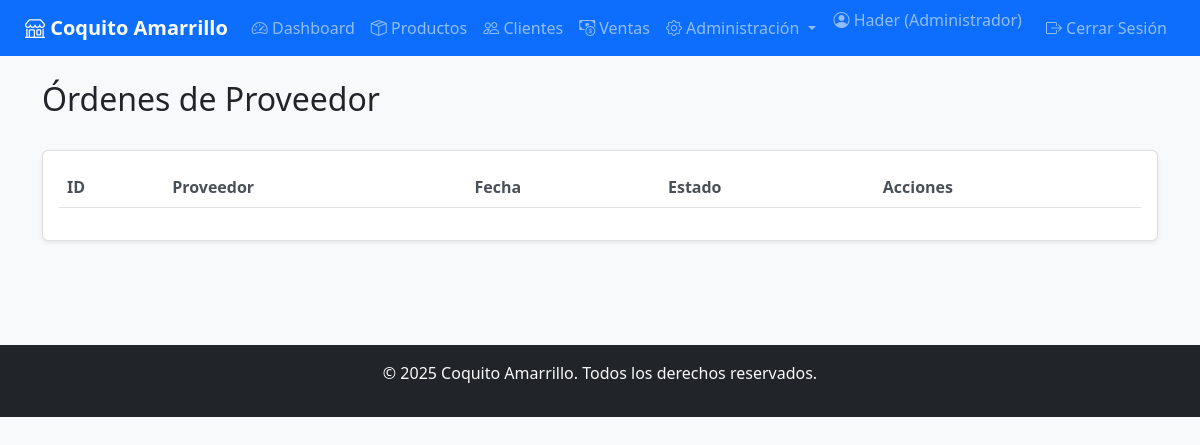
The app's page /suppliers/orders (signed in), older data.
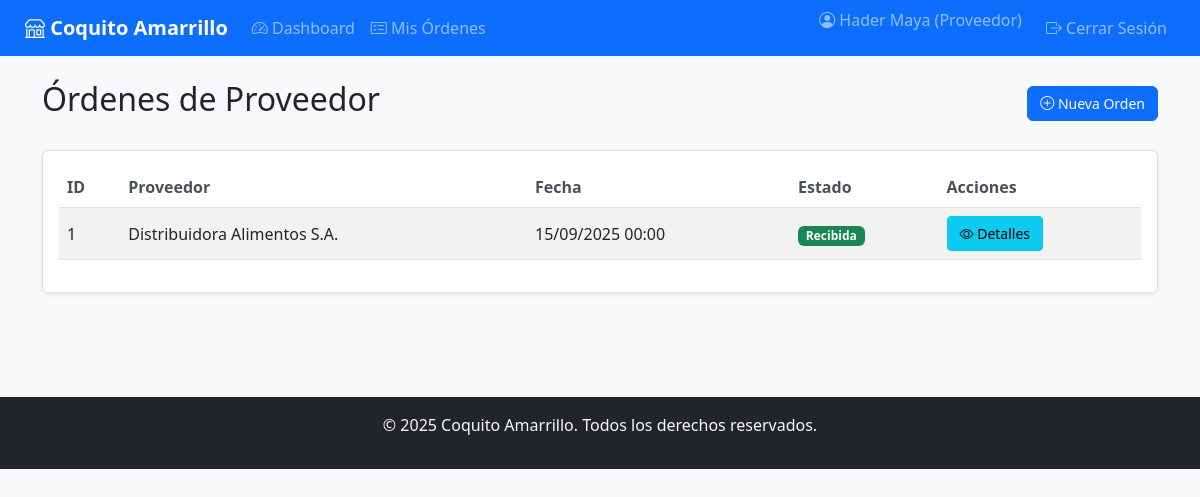
The same page, newer data.
### app/models/user.py (models this page shows, shortened)
class User(UserMixin, db.Model):
    __tablename__ = 'usuarios'
    id_usuario = db.Column(db.Integer, primary_key=True)
    nombre = db.Column(db.String(100), nullable=False)
    email = db.Column(db.String(100), nullable=False, unique=True)
    _password_hash = db.Column('password', db.String(255), nullable=False)
    rol_id = db.Column(db.Integer, db.ForeignKey('roles.id_rol'), nullable=False)
    activo = db.Column(db.Boolean, default=True)  # Campo para soft delete
    fecha_eliminacion = db.Column(db.DateTime)    # Fecha de desactivación
    fecha_registro = db.Column(db.DateTime)
    rol = relationship('Role', back_populates='usuarios')
    empleado_asociado = relationship('Staff', back_populates='usuario', uselist=False)
    @property
    def password(self):
        raise AttributeError('La contraseña no es legible')
    @password.setter
    def password(self, raw_password):
        self.validate_password_strength(raw_password)
        self._password_hash = bcrypt.generate_password_hash(raw_password).decode('utf-8')

### app/models/role.py (models this page shows, shortened)
class Role(db.Model):
    __tablename__ = 'roles'
    id_rol = db.Column(db.Integer, primary_key=True)
    nombre = db.Column(db.String(50), nullable=False, unique=True)
    descripcion = db.Column(db.String(150))
    activo = db.Column(db.Boolean, default=True)
    fecha_eliminacion = db.Column(db.DateTime)
    usuarios = relationship('User', back_populates='rol', cascade='save-update, merge')

### app/models/supplier_order.py (models this page shows, shortened)
class SupplierOrder(db.Model):
    __tablename__ = 'ordenes_proveedor'
    id_orden_proveedor = db.Column(db.Integer, primary_key=True)
    fecha = db.Column(db.DateTime, nullable=False, default=datetime.utcnow)
    estado = db.Column(db.String(50), nullable=False, default='pendiente')
    proveedor_id = db.Column(db.Integer, db.ForeignKey('proveedores.id_proveedor'), nullable=False)
    proveedor = relationship('Supplier', back_populates='ordenes')
    productos = relationship('SupplierOrderProduct', back_populates='orden')

### app/models/supplier.py (models this page shows, shortened)
class Supplier(db.Model):
    __tablename__ = 'proveedores'
    id_proveedor = db.Column(db.Integer, primary_key=True)
    nombre = db.Column(db.String(100), nullable=False)
    contacto = db.Column(db.String(100))
    ciudad_id = db.Column(db.Integer, db.ForeignKey('ciudades.id_ciudad'))
    activo = db.Column(db.Boolean, default=True)
    fecha_eliminacion = db.Column(db.DateTime)
    usuario_id = db.Column(db.Integer, db.ForeignKey('usuarios.id_usuario'))
    ciudad = relationship('City', back_populates='proveedores')
    productos = relationship('Product', back_populates='proveedor')
    ordenes = relationship('SupplierOrder', back_populates='proveedor')
    empleados = relationship('Staff', back_populates='proveedor')

### app/routes/suppliers.py (the view)
@suppliers_bp.route('/orders')  # Ruta sin parámetro
@login_required
def list_orders():
    form = EmptyForm()
    if current_user.rol.nombre == 'Proveedor' and current_user.empleado_asociado:
        supplier_id = current_user.empleado_asociado.proveedor_id
        proveedor = Supplier.query.get_or_404(supplier_id)
        orders = SupplierOrder.query.filter_by(proveedor_id=supplier_id).all()
    else:
        proveedor = None
        orders = SupplierOrder.query.all()
    return render_template('suppliers/orders/list.html', proveedor=proveedor, orders=orders, form=form)

### app/__init__.py (called while the page is built)
@login_manager.user_loader
def load_user(user_id):
    from app.models import User
    return User.query.get(int(user_id))

### app/templates/suppliers/orders/list.html (shortened to what this page needs)
{% extends "base.html" %}
{% block content %}
<div class="container">
  <div class="d-flex justify-content-between align-items-center mb-4 text-dark">
    <h2>Órdenes de Proveedor</h2>
    {% if current_user.rol.nombre == 'Proveedor' %}
    <a href="{{ url_for('suppliers.create_order') }}" class="btn btn-primary">
      <i class="bi bi-plus-circle"></i> Nueva Orden
    </a>
    {% endif %}
  </div>
  <div class="card">
    <div class="card-body">
      <div class="table-responsive">
        <table class="table table-striped align-middle">
          <thead>
            <tr>
              <th>ID</th>
              <th>Proveedor</th>
              <th>Fecha</th>
              <th>Estado</th>
              <th>Acciones</th>
            </tr>
          </thead>
          <tbody>
            {% for orden in orders %}
            <tr>
              <td>{{ orden.id_orden_proveedor }}</td>
              <td>{{ orden.proveedor.nombre if orden.proveedor else 'N/A' }}</td>
              <td>{{ orden.fecha.strftime('%d/%m/%Y %H:%M') }}</td>
              <td>
                <span class="badge
                  {% if orden.estado == 'pendiente' %} bg-warning
                  {% elif orden.estado == 'recibida' %} bg-success
                  {% elif orden.estado == 'cancelada' %} bg-danger
                  {% else %} bg-secondary
                  {% endif %}">
                  {{ orden.estado|capitalize }}
                </span>
              </td>
              <td>
                <a href="{{ url_for('suppliers.view_order', order_id=orden.id_orden_proveedor) }}"
                   class="btn btn-sm btn-info">
                  <i class="bi bi-eye"></i> Detalles
                </a>
              </td>
            </tr>
            {% endfor %}
          </tbody>
        </table>
      </div>
    </div>
  </div>
</div>
{% endblock %}

### app/templates/base.html (shortened to what the changed rows need)
<!DOCTYPE html>
<html lang="es">
<head>
    <link href="https://cdn.jsdelivr.net/npm/bootstrap@5.3.0/dist/css/bootstrap.min.css" rel="stylesheet">
    <link rel="stylesheet" href="https://cdn.jsdelivr.net/npm/bootstrap-icons@1.10.0/font/bootstrap-icons.css">
    <link rel="stylesheet" href="https://cdnjs.cloudflare.com/ajax/libs/font-awesome/6.4.0/css/all.min.css">
    <link rel="stylesheet" href="{{ url_for('static', filename='css/style.css') }}">
</head>
<body>
    <nav class="navbar navbar-expand-lg navbar-dark bg-primary">
        <div class="container-fluid">
            <div class="collapse navbar-collapse" id="navbarNav">
                <ul class="navbar-nav me-auto">
                    {% if current_user.is_authenticated %}
                    {% if current_user.rol.nombre in ['Administrador', 'Vendedor'] %}
                    <li class="nav-item">
                        <a class="nav-link" href="{{ url_for('products.list_products') }}">
                            <i class="bi bi-box-seam"></i> Productos
                        </a>
                    </li>
                    <li class="nav-item">
                        <a class="nav-link" href="{{ url_for('clients.list_clients') }}">
                            <i class="bi bi-people"></i> Clientes
                        </a>
                    </li>
                    <li class="nav-item">
                        <a class="nav-link" href="{{ url_for('sales.list_sales') }}">
                            <i class="bi bi-cash-coin"></i> Ventas
                        </a>
                    </li>
                    {% endif %}
                    {% if current_user.rol.nombre == 'Administrador' %}
                    <li class="nav-item dropdown">
                        <a class="nav-link dropdown-toggle" href="#" id="navbarDropdown" role="button"
                            data-bs-toggle="dropdown">
                            <i class="bi bi-gear"></i> Administración
                        </a>
                    </li>
                    {% endif %}
                    {% if current_user.rol.nombre == 'Proveedor' %}
                    <li class="nav-item">
                        <a class="nav-link" href="{{ url_for('suppliers.list_orders') }}">
                            <i class="bi bi-card-checklist"></i> Mis Órdenes
                        </a>
                    </li>
                    {% endif %}
                    {% endif %}
                </ul>
                <ul class="navbar-nav">
                    {% if current_user.is_authenticated %}
                    <li class="nav-item">
                        <span class="navbar-text me-3">
                            <i class="bi bi-person-circle"></i> {{ current_user.nombre }} ({{ current_user.rol.nombre
                            }})
                        </span>
                    </li>
                    <li class="nav-item">
                        <a class="nav-link" href="{{ url_for('auth.logout') }}">
                            <i class="bi bi-box-arrow-right"></i> Cerrar Sesión
                        </a>
                    </li>
                    {% else %}
                    <li class="nav-item">
                        <a class="nav-link" href="{{ url_for('auth.login') }}">
                            <i class="bi bi-box-arrow-in-right"></i> Iniciar Sesión
                        </a>
                    </li>
                    {% endif %}
                </ul>
            </div>
        </div>
    </nav>
    <div class="container-fluid mt-4">
        <div class="row">
            <main class="col-md-12">
                {% block content %}{% endblock %}
            </main>
        </div>
    </div>
</body>
</html>

Row changes from the older to the newer data that the page shows:
no longer on this page (row unchanged): Role: rol.nombre "Administrador"
changed User: nombre "Hader" → "Hader Maya"
now on this page (row unchanged): Role: rol.nombre "Proveedor"
added SupplierOrder: id_orden_proveedor "1", proveedor "Distribuidora Alimentos S.A.", fecha "15/09/2025 00:00", estado "Recibida"
Text that changed along with them:
text no longer shown: "Productos Clientes Ventas Administración"
text now shown: "Mis Órdenes Nueva Orden"
